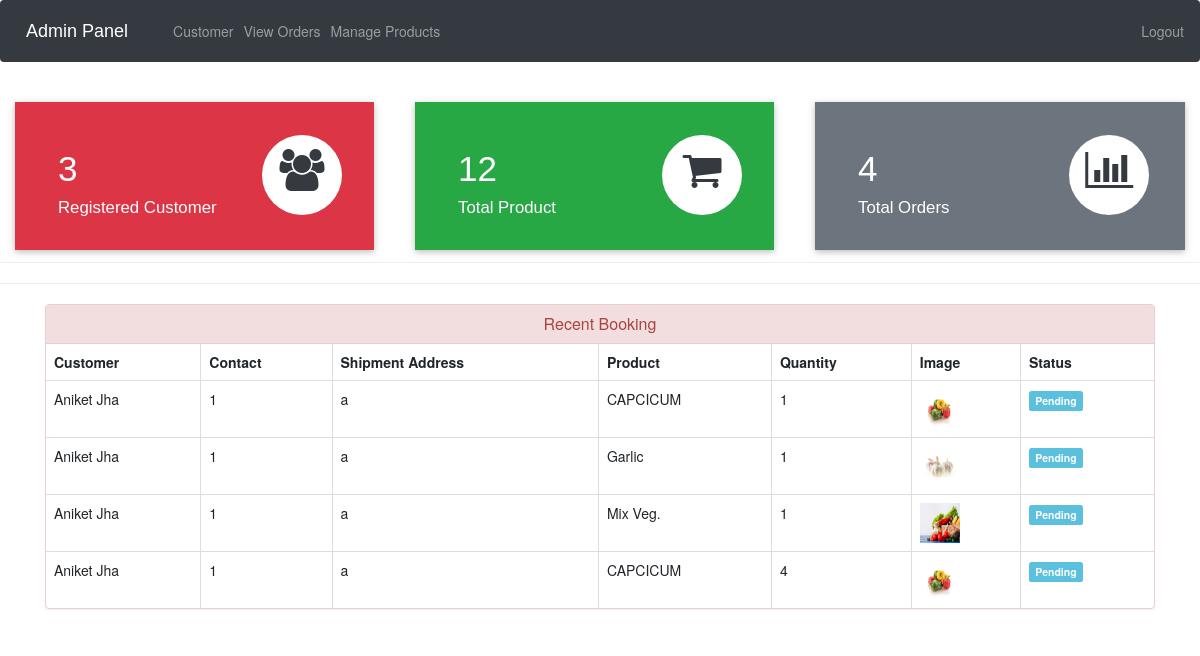
Screenshot of /admin-dashboard (signed in) with the database file from the repository.
### ecom/models.py (models this page shows, shortened)
class Customer(models.Model):
    user=models.OneToOneField(User,on_delete=models.CASCADE)
    profile_pic= models.ImageField(upload_to='profile_pic/CustomerProfilePic/',null=True,blank=True)
    address = models.CharField(max_length=500)
    mobile = models.CharField(max_length=10,null=False)
    @property
    def get_name(self):
        return self.user.first_name+" "+self.user.last_name

class Orders(models.Model):
    STATUS =(
        ('Pending','Pending'),
        ('Order Confirmed','Order Confirmed'),
        ('Out for Delivery','Out for Delivery'),
        ('Delivered','Delivered'),
    )
    customer=models.ForeignKey('Customer', on_delete=models.CASCADE,null=True)
    product=models.ForeignKey('Product',on_delete=models.CASCADE,null=True)
    quantity=models.PositiveIntegerField(default=1)
    email = models.CharField(max_length=50,null=True)
    address = models.CharField(max_length=500,null=True)
    mobile = models.CharField(max_length=10,null=True)
    order_date= models.DateField(auto_now_add=True,null=True)
    status=models.CharField(max_length=50,null=True,choices=STATUS)

class Product(models.Model):
    Choice =[
            ('grams', (
            ('250grams', '250'),
            ('500grams', '500'),
        )
    ),
    ('kg', (
            ('1kg', '1'),
        )
    ),
    ]
    name=models.CharField(max_length=40)
    product_image= models.ImageField(upload_to='product_image/',null=True,blank=True)
    price = models.PositiveIntegerField()
    quantity=models.CharField(max_length=10,null=True,choices=Choice)
    description=models.CharField(max_length=100)

### ecom/views.py (the view)
# urls.py: path('admin-dashboard', views.admin_dashboard_view,name='admin-dashboard'),
@login_required(login_url='adminlogin')
def admin_dashboard_view(request):
    customercount=models.Customer.objects.all().count()
    productcount=models.Product.objects.all().count()
    ordercount=models.Orders.objects.all().count()
    orders=models.Orders.objects.all()
    ordered_products=[]
    ordered_bys=[]
    for order in orders:
        ordered_product=models.Product.objects.all().filter(id=order.product.id)
        ordered_by=models.Customer.objects.all().filter(id = order.customer.id)
        ordered_products.append(ordered_product)
        ordered_bys.append(ordered_by)
    mydict={
    'customercount':customercount,
    'productcount':productcount,
    'ordercount':ordercount,
    'data':zip(ordered_products,ordered_bys,orders),
    }
    return render(request,'ecom/admin_dashboard.html',context=mydict)

### templates/ecom/admin_dashboard.html
{% extends 'ecom/admin_base.html' %}
{% load static %}
{% block content %}
<br>
{%include 'ecom/admin_dashboard_cards.html'%}
<br><br><br><br><br>
<hr><hr>
<div class="container" >
    <div class="panel panel-danger" >
      <div class="panel-heading" style="text-align:center;">
        <h6 class="panel-title">Recent Booking</h6>
      </div>
      <table class="table table-hover table-bordered" id="dev-table">
        <thead>
          <tr>
            <th>Customer</th>
            <th>Contact</th>
            <th>Shipment Address</th>
            <th>Product</th>
            <th>Quantity</th>
            <th>Image</th>
            <th>Status</th>
          </tr>
        </thead>
        {% for product,customer,order in data %}
        <tr>
          {% for c in customer %}
          <td> {{c.get_name}}</td>
          <td>{{c.mobile}}</td>
          <td>{{order.address}}</td>
          {% endfor %}
          {% for p in product %}
          <td> {{p.name}}</td>
          <td> {{order.quantity}}</td>
          <td> <img src="{% static p.product_image.url %}" alt="Profile Pic" height="40px" width="40px" /></td>
          {% if order.status == 'Pending'%}
          <td> <span class="label label-info">{{order.status}}</span></td>
          {% elif order.status == 'Delivered' %}
          <td> <span class="label label-success">{{order.status}}</span></td>
          {% elif order.status == 'Out for Delivery' %}
          <td> <span class="label label-warning">{{order.status}}</span></td>
          {%else%}
            <td> <span class="label label-primary">{{order.status}}</span></td>
          {%endif%}
          {% endfor %}
        </tr>
        {% endfor %}
      </table>
  </div>
</div>
{% endblock content %}

### rows the page displays
Orders: address "a", quantity "1", status "Pending"
Customer: get_name "Aniket Jha", mobile "1"
Product: name "CAPCICUM", product_image (picture)
Orders: address "a", quantity "1", status "Pending"
Product: name "Garlic", product_image (picture)
Orders: address "a", quantity "1", status "Pending"
Product: name "Mix Veg.", product_image (picture)
Orders: address "a", quantity "4", status "Pending"

### other values shown
{{ customercount }} "3"
{{ productcount }} "12"
{{ ordercount }} "4"
